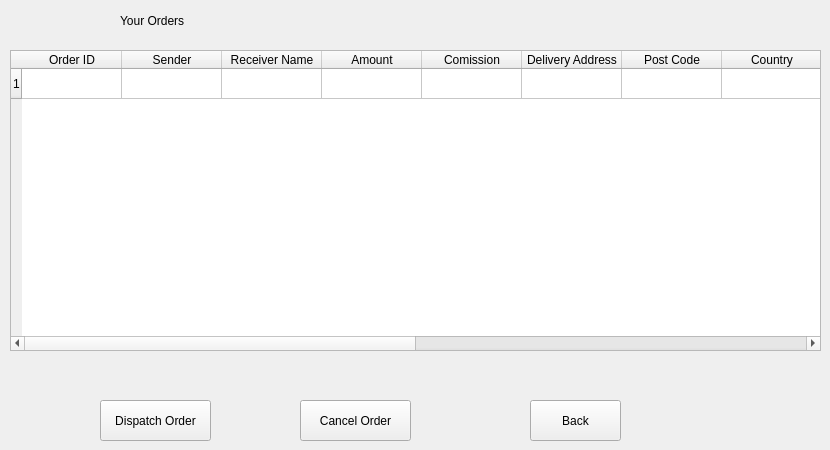
    <widget class="QWidget" name="transportDisplayOrder">
     <widget class="QPushButton" name="transportDisplayOrderBackButton">
      <property name="geometry">
       <rect>
        <x>530</x>
        <y>400</y>
        <width>91</width>
        <height>41</height>
       </rect>
      </property>
      <property name="text">
       <string>Back</string>
      </property>
     </widget>
     <widget class="QCheckBox" name="checkBox_2">
      <property name="geometry">
       <rect>
        <x>740</x>
        <y>80</y>
        <width>31</width>
        <height>23</height>
       </rect>
      </property>
      <property name="text">
       <string/>
      </property>
     </widget>
     <widget class="QLabel" name="label_44">
      <property name="geometry">
       <rect>
        <x>120</x>
        <y>10</y>
        <width>201</width>
        <height>21</height>
       </rect>
      </property>
      <property name="text">
       <string>Your Orders</string>
      </property>
     </widget>
     <widget class="QPushButton" name="transportCancelOrder">
      <property name="geometry">
       <rect>
        <x>300</x>
        <y>400</y>
        <width>111</width>
        <height>41</height>
       </rect>
      </property>
      <property name="text">
       <string>Cancel Order</string>
      </property>
     </widget>
     <widget class="QPushButton" name="transportDispatchOrder">
      <property name="geometry">
       <rect>
        <x>100</x>
        <y>400</y>
        <width>111</width>
        <height>41</height>
       </rect>
      </property>
      <property name="text">
       <string>Dispatch Order</string>
      </property>
     </widget>
     <widget class="QTableWidget" name="transportDisplayOrderTable">
      <property name="geometry">
       <rect>
        <x>10</x>
        <y>50</y>
        <width>811</width>
        <height>301</height>
       </rect>
      </property>
      <property name="selectionMode">
       <enum>QAbstractItemView::SingleSelection</enum>
      </property>
      <property name="selectionBehavior">
       <enum>QAbstractItemView::SelectRows</enum>
      </property>
      <row>
       <property name="text">
        <string>1</string>
       </property>
      </row>
      <column>
       <property name="text">
        <string>Order ID</string>
       </property>
      </column>
      <column>
       <property name="text">
        <string>Sender</string>
       </property>
      </column>
      <column>
       <property name="text">
        <string>Receiver Name</string>
       </property>
      </column>
      <column>
       <property name="text">
        <string>Amount</string>
       </property>
      </column>
      <column>
       <property name="text">
        <string>Comission</string>
       </property>
      </column>
      <column>
       <property name="text">
        <string>Delivery Address</string>
       </property>
      </column>
      <column>
       <property name="text">
        <string>Post Code</string>
       </property>
      </column>
      <column>
       <property name="text">
        <string>Country</string>
       </property>
      </column>
      <column>
       <property name="text">
        <string>Phone Number</string>
       </property>
      </column>
      <column>
       <property name="text">
        <string>Email</string>
       </property>
      </column>
      <column>
       <property name="text">
        <string>Description</string>
       </property>
      </column>
      <column>
       <property name="text">
        <string>Weight</string>
       </property>
      </column>
      <column>
       <property name="text">
        <string>Goods Type</string>
       </property>
      </column>
      <column>
       <property name="text">
        <string/>
       </property>
      </column>
     </widget>
    </widget>
